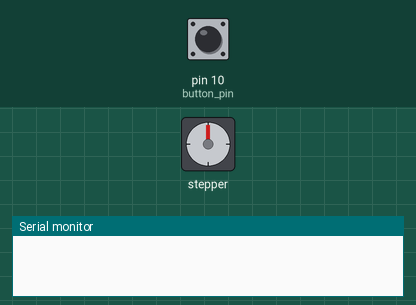
Bench run of a sketch on a simulated Arduino Uno, built with avr-gcc and run on an emulated ATmega328P. On the bench: stepper motor, the last lines printed to the serial monitor. The inputs (shaded band) are chosen by the test bench; at power-on: pin 10 (button_pin) HIGH. Stepper angles assume 2048 steps per turn.

Above: at 1.2 s.
1.3 s: pin 10 (button_pin) pulled LOW for 0.15 s
At 1.84 s:
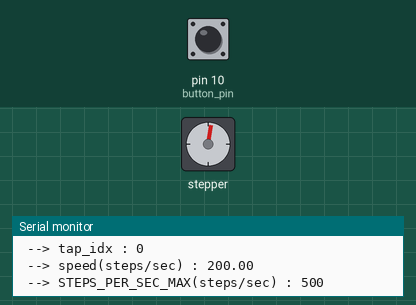
At 2.58 s:
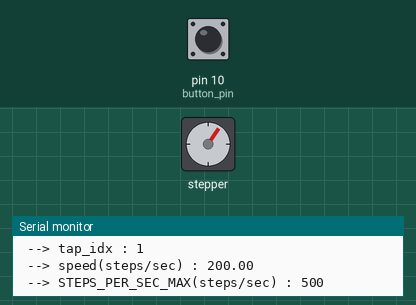
4.3 s: pin 10 (button_pin) pulled LOW for 1 s
10.3 s: pin 10 (button_pin) pulled LOW for 0.15 s
At 10.57 s:
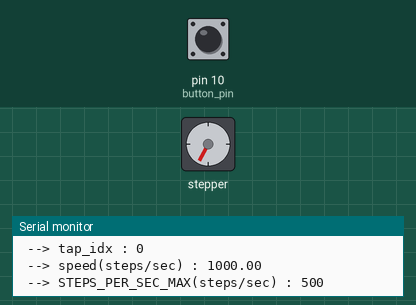
Timing chart, 0 to 19.3 s (numbered marks = the images above; inputs shaded):
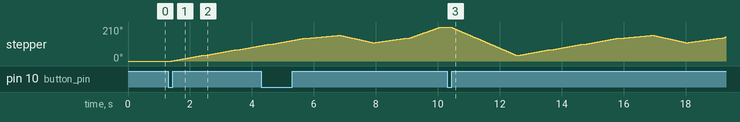

The sketch:

step-sequencer.ino
```cpp
//button
static const int button_pin = 10;

//stepper
#include <AccelStepper.h>
//28BYJ-48 Stepper Motor
#define STEPS_PER_REV           (2048.0)
// speed (rpm) * steps-per-revolution == speed (steps per minute)
//  --> speed (steps per minute) / 60 == speed (steps per second)
//  --> speed (steps per second) * 60 / steps-per-revolution == speed (rpm)
#define STEPS_PER_SEC_TO_RPM    (60.0 / STEPS_PER_REV)
#define RPM_TO_STEPS_PER_SEC    (STEPS_PER_REV / 60.0)

// parameter (torque-speed trade-off)
#define STEPS_PER_SEC_MAX       (500)
#define RPM_MAX                 (STEPS_PER_SEC_MAX * STEPS_PER_SEC_TO_RPM)

//
AccelStepper stepper(AccelStepper::FULL4WIRE, 2, 3, 4, 5);

//action list
static int action_now = 0;
#define ACTION_TAP_MAX 8
#define ACTION_COUNT 2
//actions
static int tap_idx = 0;
static int taps[ACTION_COUNT][ACTION_TAP_MAX][2] = { //unit: (steps, millisec)

  //action #1
  {
    {   200,  1000},
    {   400,  1000},
    {   600,  1000},
    {   800,  1000},
    {   900,  1000},
    {   650,  1000},
    {   800,  1000},
    {  1200,  1000}
  },

  // action #2
  {
    {  1000,  2000},
    {  3000,  2000},
    {  1000,  3000},
    { 10000,   100},
    {  3000,  2000},
    { 10000,  2500},
    {  1000,  1000},
    {   100,   400}
  }
};

//task
#include <TaskScheduler.h>
Scheduler runner;
extern Task stepping_task;
extern Task stop_task;
extern Task step_monitor_task; // DEBUG
extern Task button_task;
bool is_action_time = false;
//
void stepping() {
  //
  if (stepper.distanceToGo() == 0 && is_action_time == true) {

    //the last tap of the sequence is over! --> declare 'done'
    if (tap_idx >= ACTION_TAP_MAX) {
      // rewind the reel.
      tap_idx = 0;
      // cool. i'm done. give me next command.
      is_action_time = false;
      //
      return;
    }

    //
    float cur_step = stepper.currentPosition();
    float target_step = taps[action_now][tap_idx][0];
    float dur = taps[action_now][tap_idx][1];
    float steps = target_step - cur_step;
    float velocity = steps / dur * 1000; // unit conv.: (steps/msec) --> (steps/sec)
    float speed = fabs(velocity);
    //
    if (speed > STEPS_PER_SEC_MAX) {
      Serial.println("oh.. isn't it TOO FAST??");
    } else {
      Serial.println("okay. i go now.");
    }

    //DEBUG
    Serial.print(" --> tap_idx : "); Serial.println(tap_idx);
    Serial.print(" --> speed(steps/sec) : "); Serial.println(speed);
    Serial.print(" --> STEPS_PER_SEC_MAX(steps/sec) : "); Serial.println(STEPS_PER_SEC_MAX);

    //
    stepper.moveTo(target_step);
    stepper.setSpeed(velocity);
    //NOTE: 'setSpeed' should come LATER than 'moveTo'!
    //  --> 'moveTo' re-calculate the velocity.
    //  --> so we need to re-override it.
    //

    // reschedule myself..
    stepping_task.restartDelayed(dur);

    //next tap!
    tap_idx++;

  } else {
    //if the stepper was still busy.. well, relax for 50ms more.

    // reschedule myself..
    stepping_task.restartDelayed(50);
  }
}
Task stepping_task(0, TASK_ONCE, stepping);

// //
// void step_monitor() {
//   Serial.print("currentPosition: ");
//   Serial.println(stepper.currentPosition());
// }
// Task step_monitor_task(100, TASK_FOREVER, step_monitor);

// button
void button() {
  static int button_prev = HIGH;
  //
  int button = digitalRead(button_pin);
  if (button != button_prev && button == LOW) {
    Serial.println("oh! the button triggers!");
    //if (is_action_time == false && stepper.currentPosition() == 0) { // block re-trigger.
    if (is_action_time == false) { // block re-trigger.
      is_action_time = true;
      stepping_task.restart();
      Serial.println("stepper started!");
    } else {
      Serial.println("Er.... something is wrong!");
    }
  }
  //
  button_prev = button;
}
//the task
Task button_task(50, TASK_FOREVER, &button);

//
void setup() {
  //
  Serial.begin(9600);

  //button
  pinMode(button_pin, INPUT_PULLUP);

  //stepper
  /// "
  /// The fastest motor speed that can be reliably supported is about 4000 steps per
  /// second at a clock frequency of 16 MHz on Arduino such as Uno etc.
  /// " @ AccelStepper.h
  stepper.setMaxSpeed(STEPS_PER_SEC_MAX); //steps per second (trade-off between speed vs. torque)

  //tasks
  runner.init();
  runner.addTask(button_task);
  button_task.enable();
  runner.addTask(stepping_task);

  //DEBUG
  // runner.addTask(step_monitor_task);
  // step_monitor_task.enable();
}

void loop() {
  //task
  runner.execute();

  //stepper
  if (stepper.distanceToGo() != 0) {
    stepper.runSpeed();
  }
}
```

Measured:
- after the input at 1.3 s, stepper: keeps turning clockwise at about 33°/s, starting after 0.12 s
- after the input at 10.3 s, stepper: turns 175° counter-clockwise in 2.1 s, then 123° clockwise in 4.3 s, then 44° counter-clockwise in 1.0 s, then 35° clockwise in 1.2 s
